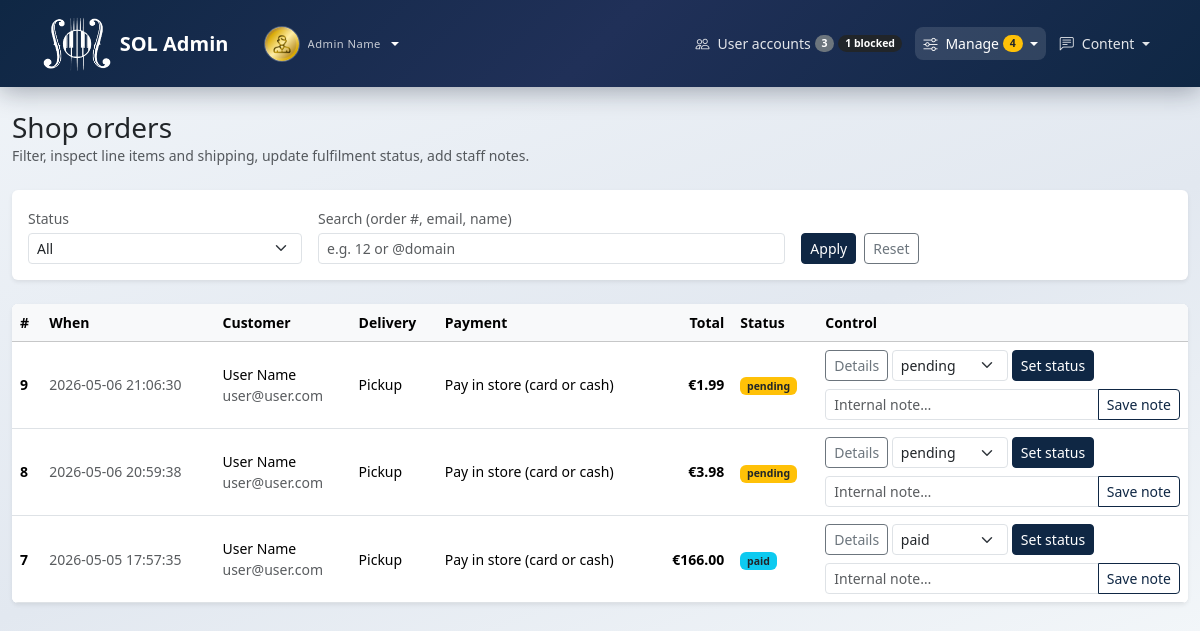
Page /admin/shop_orders_admin.php (signed in) on the committed database.
### tables this page shows
CREATE TABLE IF NOT EXISTS `users` (
  `id` int(11) NOT NULL AUTO_INCREMENT,
  `first_name` varchar(255) NOT NULL,
  `last_name` varchar(255) NOT NULL,
  `pass` varchar(255) NOT NULL,
  `email` varchar(255) NOT NULL,
  `dob` date DEFAULT NULL,
  `picture` varchar(255) DEFAULT 'avatar.png',
  `status` varchar(10) NOT NULL DEFAULT 'user',
  `account_blocked` tinyint(1) NOT NULL DEFAULT 0,
  PRIMARY KEY (`id`),
  UNIQUE KEY `uk_users_email` (`email`)
);

CREATE TABLE IF NOT EXISTS `orders` (
  `id` int(11) NOT NULL AUTO_INCREMENT,
  `user_id` int(11) NOT NULL,
  `delivery_mode` varchar(16) DEFAULT NULL COMMENT 'pickup|delivery',
  `payment_method` varchar(16) NOT NULL DEFAULT 'store' COMMENT 'store|iban',
  `shipping_address` text DEFAULT NULL,
  `cart_snapshot` longtext DEFAULT NULL COMMENT 'JSON lines + currency',
  `order_subtotal` decimal(10,2) DEFAULT NULL,
  `order_shipping` decimal(10,2) DEFAULT NULL,
  `order_total` decimal(10,2) DEFAULT NULL,
  `placed_at` timestamp NULL DEFAULT current_timestamp(),
  `status` enum('pending','paid','shipped','completed','cancelled') DEFAULT 'pending',
  `admin_note` text DEFAULT NULL,
  PRIMARY KEY (`id`),
  KEY `user_id` (`user_id`)
);

### admin/shop_orders_admin.php (the view, shortened to what the rows shown need)
<?php
require_once dirname(__DIR__) . "/includes/app.php";
$ordersTable = sol_db_table_exists($connect, "orders");
$hasRich = sol_shop_orders_checkout_ready($connect);
$hasPlacedAt = $ordersTable && sol_db_column_exists($connect, "orders", "placed_at");
$orderStatuses = ["pending", "paid", "shipped", "completed", "cancelled"];
$rows = [];
if ($ordersTable) {
    $conds = ["1=1"];
    $orderBy = $hasPlacedAt ? "o.placed_at DESC, o.id DESC" : "o.id DESC";
    $sql = "SELECT o.*, u.first_name, u.last_name, u.email
            FROM orders o
            LEFT JOIN users u ON u.id = o.user_id
            WHERE " . implode(" AND ", $conds) . "
            ORDER BY " . $orderBy;
    $st = $connect->prepare($sql);
    $st->execute();
    $rows = $st->get_result()->fetch_all(MYSQLI_ASSOC);
}
$nav_role = "admin";
require_once dirname(__DIR__) . "/includes/layout_top.php";
function sol_admin_order_status_badge(string $s): string
{
    return match ($s) {
        "pending" => "bg-warning text-dark",
        "paid" => "bg-info text-dark",
        "shipped" => "bg-primary",
        "completed" => "bg-success",
        "cancelled" => "bg-secondary",
        default => "bg-secondary",
    };
}
?>
<div class="container py-4" style="max-width: 1200px;">
    <div class="d-flex flex-wrap justify-content-between align-items-center gap-2 mb-4">
        <div>
            <h1 class="h3 mb-0">Shop orders</h1>
        </div>
    </div>
    <?php if ($ordersTable): ?>
        <?php if ($rows === []): ?>
            <div class="alert alert-light border shadow-sm">No orders match your filters.</div>
        <?php else: ?>
            <div class="table-responsive card border-0 shadow-sm">
                <table class="table table-hover align-middle mb-0 bg-white small">
                    <thead class="table-light">
                        <tr>
                            <th>#</th>
                            <th>When</th>
                            <th>Customer</th>
                            <th>Delivery</th>
                            <th>Payment</th>
                            <th class="text-end">Total</th>
                            <th>Status</th>
                            <th style="min-width: 280px">Control</th>
                        </tr>
                    </thead>
                    <tbody>
                        <?php foreach ($rows as $r): ?>
                            <?php
                            $oid = (int)$r["id"];
                            $stt = (string)($r["status"] ?? "pending");
                            $badge = sol_admin_order_status_badge($stt);
                            $placed = $hasPlacedAt ? (string)($r["placed_at"] ?? "") : "";
                            $dm = (string)($r["delivery_mode"] ?? "");
                            $tot = $r["order_total"] ?? null;
                            $pmDisp = trim((string)($r["payment_method"] ?? ""));
                            $collapseId = "ord-det-" . $oid;
                            ?>
                            <tr>
                                <td class="fw-semibold"><?= $oid ?></td>
                                <td class="text-muted"><?= $placed !== "" ? htmlspecialchars($placed, ENT_QUOTES, "UTF-8") : "—" ?></td>
                                <td>
                                    <?php
                                    $fn = trim((string)($r["first_name"] ?? ""));
                                    $ln = trim((string)($r["last_name"] ?? ""));
                                    $em = trim((string)($r["email"] ?? ""));
                                    $dispName = trim($fn . " " . $ln);
                                    ?>
                                    <div class="fw-medium"><?= htmlspecialchars($dispName !== "" ? $dispName : "—", ENT_QUOTES, "UTF-8") ?></div>
                                    <div class="text-break text-muted"><?= htmlspecialchars($em !== "" ? $em : "—", ENT_QUOTES, "UTF-8") ?></div>
                                </td>
                                <td><?= $dm === "pickup" ? "Pickup" : ($dm === "delivery" ? "Delivery" : htmlspecialchars($dm !== "" ? $dm : "—", ENT_QUOTES, "UTF-8")) ?></td>
                                <td><?= $pmDisp !== "" ? htmlspecialchars(sol_payment_method_label($pmDisp), ENT_QUOTES, "UTF-8") : "—" ?></td>
                                <td class="text-end fw-semibold"><?= $tot !== null && $tot !== "" ? "€" . htmlspecialchars((string)$tot, ENT_QUOTES, "UTF-8") : "—" ?></td>
                                <td><span class="badge <?= $badge ?>"><?= htmlspecialchars($stt, ENT_QUOTES, "UTF-8") ?></span></td>
                                <td>
                                    <button class="btn btn-outline-secondary btn-sm mb-1" type="button" data-bs-toggle="collapse" data-bs-target="#<?= htmlspecialchars($collapseId, ENT_QUOTES, "UTF-8") ?>">Details</button>
                                    <form method="post" class="d-inline-flex flex-wrap align-items-center gap-1 mb-1">
                                        <select name="new_status" class="form-select form-select-sm" style="width: auto; min-width: 7rem;">
                                            <?php foreach ($orderStatuses as $os): ?>
                                                <option value="<?= htmlspecialchars($os, ENT_QUOTES, "UTF-8") ?>" <?= $stt === $os ? "selected" : "" ?>><?= htmlspecialchars($os, ENT_QUOTES, "UTF-8") ?></option>
                                            <?php endforeach; ?>
                                        </select>
                                        <button type="submit" class="btn btn-primary btn-sm">Set status</button>
                                    </form>
                                    <form method="post" class="mt-1">
                                        <div class="input-group input-group-sm">
                                            <input type="text" class="form-control" name="admin_note" id="note-<?= $oid ?>" value="<?= htmlspecialchars((string)($r["admin_note"] ?? ""), ENT_QUOTES, "UTF-8") ?>" maxlength="4000" placeholder="Internal note…">
                                            <button type="submit" class="btn btn-outline-primary">Save note</button>
                                        </div>
                                    </form>
                                </td>
                            </tr>
                        <?php endforeach; ?>
                    </tbody>
                </table>
            </div>
        <?php endif; ?>
    <?php endif; ?>
</div>
<?php require_once dirname(__DIR__) . "/includes/layout_bottom.php";

### includes/partials/navbar.php (shortened to what the rows shown need)
<?php
$homeUrl = sol_url("index.php");
$isGuest = $nav_role === "guest";
$isAuth = $nav_role === "auth";
$isUser = $nav_role === "user";
$isAdmin = $nav_role === "admin";
$brandHref = $isAdmin ? sol_url("admin/dashboard.php") : ($isGuest ? $homeUrl : sol_url("account/home.php"));
$brandLabel = $isAdmin ? "SOL Admin" : "SOL";
?>
<nav class="navbar navbar-expand-lg sol-navbar py-3" data-bs-theme="dark">
    <div class="container" style="max-width: 1140px;">
        <?php if ($isGuest || $isAuth): ?>
        <a class="navbar-brand d-flex align-items-center gap-2 gap-md-3 text-white text-decoration-none mb-0" href="<?= htmlspecialchars($brandHref, ENT_QUOTES, "UTF-8") ?>">
            <img src="<?= htmlspecialchars(sol_url("info/sol-logo.png"), ENT_QUOTES, "UTF-8") ?>" alt="SOL" class="sol-navbar-logo flex-shrink-0">
            <span class="d-flex flex-column lh-1">
                <span class="fw-semibold"><?= htmlspecialchars($brandLabel, ENT_QUOTES, "UTF-8") ?></span>
            </span>
        </a>
        <?php else: ?>
        <div class="d-flex align-items-center gap-2 gap-md-3 me-2 me-lg-3 flex-shrink-1 min-w-0 sol-navbar-brand-cluster">
            <a class="navbar-brand d-flex align-items-center gap-2 text-white text-decoration-none mb-0 py-0" href="<?= htmlspecialchars($brandHref, ENT_QUOTES, "UTF-8") ?>">
                <img src="<?= htmlspecialchars(sol_url("info/sol-logo.png"), ENT_QUOTES, "UTF-8") ?>" alt="SOL" class="sol-navbar-logo flex-shrink-0">
                <span class="fw-semibold d-none d-sm-inline"><?= htmlspecialchars($brandLabel, ENT_QUOTES, "UTF-8") ?></span>
            </a>
            <div class="dropdown">
                <a class="sol-navbar-user-toggle d-flex align-items-center gap-2 text-white text-decoration-none dropdown-toggle <?= ($isUser && $active_nav === "profile") ? "active" : "" ?>"
                   href="#" id="solNavbarUserMenu" role="button" data-bs-toggle="dropdown" data-bs-auto-close="true" aria-expanded="false" aria-label="Account menu">
                    <img src="<?= htmlspecialchars(sol_url("pictures/" . $userPictureNav), ENT_QUOTES, "UTF-8") ?>"
                         width="36" height="36" alt=""
                         class="rounded-circle border border-light border-opacity-25 object-fit-cover flex-shrink-0">
                    <span class="d-flex flex-column lh-1 text-start min-w-0 d-none d-sm-flex">
                        <span class="sol-brand-sub text-truncate" style="max-width: 9.5rem"><?= htmlspecialchars($displayNameNav, ENT_QUOTES, "UTF-8") ?></span>
                    </span>
                </a>
            </div>
        </div>
        <?php endif; ?>
    </div>
</nav>

### rows in the picture
users: picture (picture), displayNameNav "Admin Name"
orders: id "9", placed_at "2026-05-06 21:06:30", user.last_name "User Name", user.email "user@user.com", delivery_mode "Pickup", payment_method "Pay in store (card or cash)", order_total "1.99", status "pending", new_status "pending"
orders: id "8", placed_at "2026-05-06 20:59:38", user.last_name "User Name", user.email "user@user.com", delivery_mode "Pickup", payment_method "Pay in store (card or cash)", order_total "3.98", status "pending", new_status "pending"
orders: id "7", placed_at "2026-05-05 17:57:35", user.last_name "User Name", user.email "user@user.com", delivery_mode "Pickup", payment_method "Pay in store (card or cash)", order_total "166.00", status "paid", new_status "paid"

### other values in the picture
$brandLabel "SOL Admin"
$adminNavCounts["users_total"] "3"
$adminNavCounts["blocked_users"] "1"
$adminManageAttention "4"
